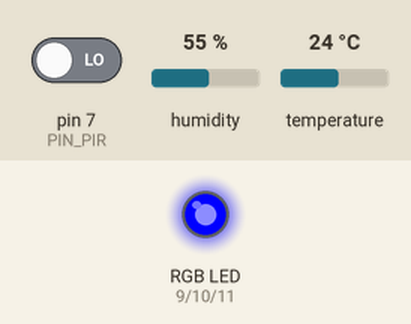
This sketch was run on a simulated Arduino Uno, built with avr-gcc and run on an emulated ATmega328P. Shown: an RGB LED mixed from three pins (HIGH = lit). Inputs (shaded band) come from the test bench; at power-on: pin 7 (PIN_PIR) LOW, temperature 24 °C, humidity 55 %. What the sketch prints to the serial monitor is not drawn.

Above: at 2.8 s.
2.9 s: pin 7 (PIN_PIR) driven HIGH
At 4.2 s:
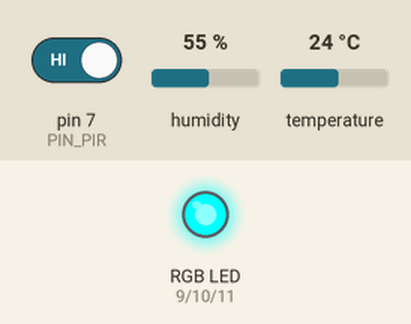
4.5 s: pin 7 (PIN_PIR) driven LOW
At 6.1 s:
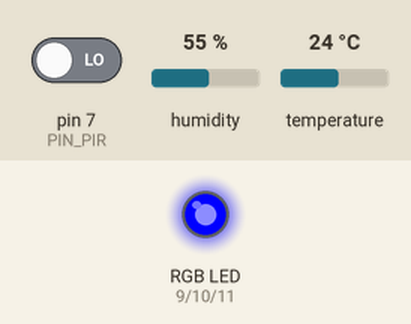
6.5 s: temperature set to 26 °C
9.3 s: temperature set to 29 °C
At 11.3 s:
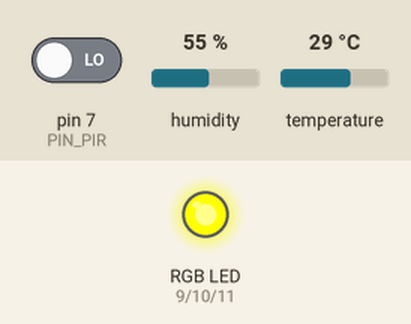
11.6 s: temperature set to 12 °C
At 12.7 s:
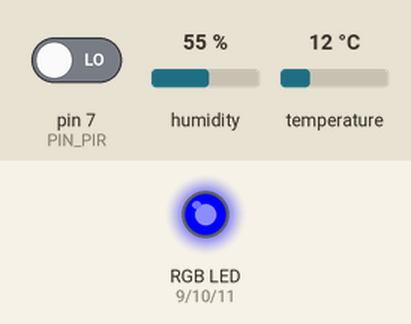
Timing chart, 0 to 14.6 s (numbered marks = the images above; inputs shaded):
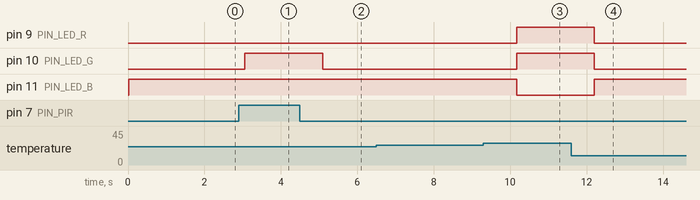

Measured:
- the behaviour switches between 27 and 28 °C on temperature (found by bisection; images 2 and 3)
- after the input at 2.9 s, pin 10 (PIN_LED_G): LOW → HIGH after 0.15 s
- after the input at 4.5 s, pin 10 (PIN_LED_G): HIGH → LOW after 0.60 s
- after the input at 6.5 s, every drawn part: stays the same
- after the input at 9.3 s, pin 9 (PIN_LED_R), pin 10 (PIN_LED_G): LOW → HIGH after 0.88 s; pin 11 (PIN_LED_B): HIGH → LOW after 0.88 s
- after the input at 11.6 s, pin 9 (PIN_LED_R), pin 10 (PIN_LED_G): HIGH → LOW after 0.60 s; pin 11 (PIN_LED_B): LOW → HIGH after 0.60 s

The sketch:

gpbl2025.ino
```cpp
#include <DHT.h>

// Pin của các cảm biến và LED
#define PIN_PIR 7
#define PIN_LED_R 9
#define PIN_LED_G 10
#define PIN_LED_B 11
#define DHT_PIN 2

// Định nghĩa loại cảm biến DHT
#define DHT_TYPE DHT11

// Khởi tạo đối tượng DHT
DHT dht(DHT_PIN, DHT_TYPE);

// Biến lưu trạng thái của cảm biến PIR
int motionDetected = 0;

void setup() {
  // Bắt đầu giao tiếp Serial
  Serial.begin(9600);

  // Khởi tạo cảm biến DHT
  dht.begin();

  // Cài đặt các chân LED RGB làm đầu ra
  pinMode(PIN_LED_R, OUTPUT);
  pinMode(PIN_LED_G, OUTPUT);
  pinMode(PIN_LED_B, OUTPUT);

  // Khởi tạo cảm biến PIR
  pinMode(PIN_PIR, INPUT);
}

void loop() {
  // Đọc giá trị cảm biến PIR
  motionDetected = digitalRead(PIN_PIR);

  // Đọc nhiệt độ và độ ẩm từ cảm biến DHT
  float temperature = dht.readTemperature();
  float humidity = dht.readHumidity();

  // Kiểm tra xem cảm biến có lỗi không
  if (isnan(temperature) || isnan(humidity)) {
    Serial.println("Lỗi đọc dữ liệu từ cảm biến DHT!");
    return;
  }

  // In ra thông tin nhiệt độ và độ ẩm
  Serial.print("Nhiệt độ: ");
  Serial.print(temperature);
  Serial.print(" C, Độ ẩm: ");
  Serial.print(humidity);
  Serial.println(" %");

  // Chuyển màu LED dựa trên nhiệt độ
  if (temperature > 27) {
    // Nếu nhiệt độ trên 27°C, LED sẽ màu xanh dương
    setColor(0, 0, 255);  // Màu xanh dương
  } else {
    // Nếu nhiệt độ dưới 27°C, LED sẽ màu vàng
    setColor(255, 255, 0); // Màu vàng
  }

  // Nếu có chuyển động, đổi LED sang màu đỏ
  if (motionDetected == HIGH) {
    setColor(255, 0, 0);  // Màu đỏ
    Serial.println("Phát hiện chuyển động!");
  }

  // Đợi một chút trước khi đọc lại cảm biến
  delay(1000);
}

void setColor(int red, int green, int blue) {
  // Điều khiển các chân LED RGB (vì LED Cathode chung, giá trị lớn là tắt, giá trị nhỏ là sáng)
  analogWrite(PIN_LED_R, 255 - red);   // Chân đỏ
  analogWrite(PIN_LED_G, 255 - green); // Chân xanh lá
  analogWrite(PIN_LED_B, 255 - blue);  // Chân xanh dương
}
```
